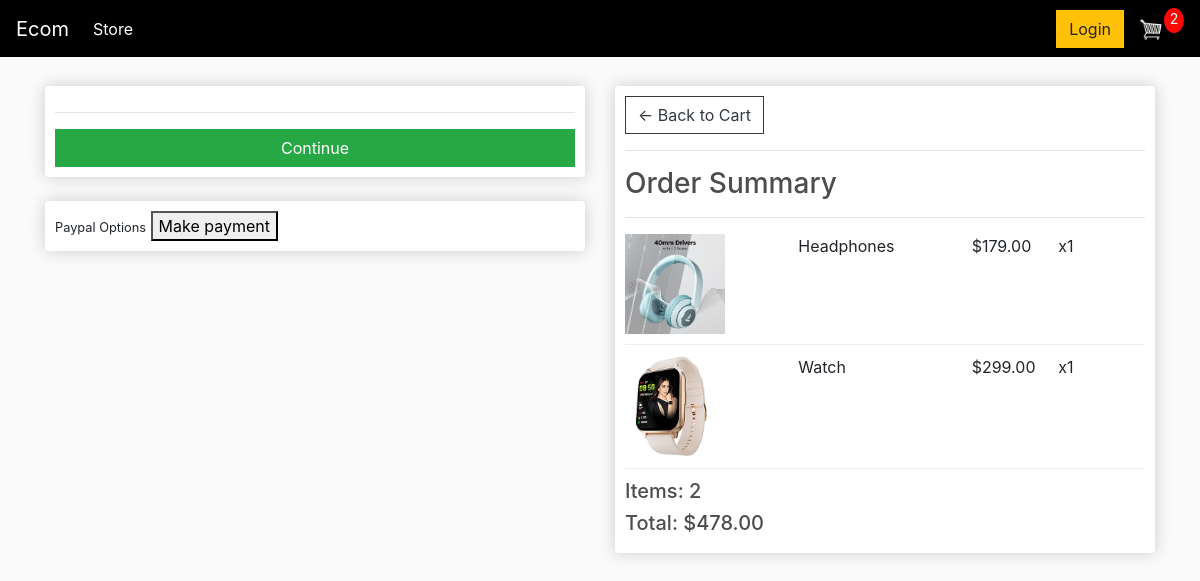
Screenshot of /checkout/ (signed in) with the database file from the repository.
### store/models.py (models this page shows, shortened)
class OrderItem(models.Model):
    product=models.ForeignKey(Product, on_delete=models.SET_NULL,blank=True, null=True)
    order=models.ForeignKey(Order, on_delete=models.SET_NULL,blank=True, null=True)
    quantity=models.IntegerField(default=0, null=True, blank=True)
    date_added=models.DateTimeField(auto_now_add=True)
    @property
    def get_total(self):
        total=self.product.price*self.quantity
        return total

class Product(models.Model):
    name=models.CharField(max_length=200, null=True)
    price=models.DecimalField(max_digits=7, decimal_places=2)
    digital=models.BooleanField(default=False, null=True,blank=True)
    image=models.ImageField(null=True,blank=True)
    @property
    def imageURL(self):
        try:
            url=self.image.url
        except:
            url=''
        return url

class  Order(models.Model):
    customer=models.ForeignKey(Customer, on_delete=models.SET_NULL,blank=True, null=True)
    date_orderd=models.DateTimeField(auto_now_add=True)
    complete=models.BooleanField(default=False,null=True,blank=False)
    transaction_id=models.CharField(max_length=200, null=True)
    @property
    def shipping(self):
        shipping=False
        orderitems= self.orderitem_set.all()
        for i in orderitems:
            if i.product.digital == False:
                shipping=True
        return shipping
    @property
    def get_cart_total(self):
        orderitems=self.orderitem_set.all()
        total=sum([item.get_total for item in orderitems])
        return total
    @property
    def get_cart_items(self):
        orderitems=self.orderitem_set.all()
        total=sum([item.quantity for item in orderitems])
        return total

### store/views.py (the view)
# urls.py: path('checkout/', views.checkout,name="checkout"),
def checkout(request):
	data = cartData(request)
	cartItems = data['cartItems']
	order = data['order']
	items = data['items']
	context = {'items':items, 'order':order, 'cartItems':cartItems}
	return render(request, 'store/checkout.html', context)

### store/utils.py (called while the page is built)
def cartData(request):
	if request.user.is_authenticated:
		customer = request.user.customer
		order, created = Order.objects.get_or_create(customer=customer, complete=False)
		items = order.orderitem_set.all()
		cartItems = order.get_cart_items
	else:
		cookieData = cookieCart(request)
		cartItems = cookieData['cartItems']
		order = cookieData['order']
		items = cookieData['items']
	return {'cartItems':cartItems ,'order':order, 'items':items}

### store/templates/store/checkout.html (shortened to what this page needs)
{% extends 'store/main.html' %}
{% load static %}
{% block content %}
     <div class="row">
		<div class="col-lg-6">
			<div class="box-element" id="form-wrapper">
				<form id="form">
					<hr>
					<input id="form-button" class="btn btn-success btn-block" type="submit" value="Continue">
				</form>
			</div>
			<br>
			<div class="box-element hidden" id="payment-info">
				<small>Paypal Options</small>
				<button id="make-payment">Make payment</button>
			</div>
		</div>
		<div class="col-lg-6">
			<div class="box-element">
				<a  class="btn btn-outline-dark" href="{% url 'cart' %}">&#x2190; Back to Cart</a>
				<hr>
				<h3>Order Summary</h3>
				<hr>
				{% for item in items %}
				<div class="cart-row">
					<div style="flex:2"><img class="row-image" src="{{item.product.imageURL}}"></div>
					<div style="flex:2"><p>{{item.product.name}}</p></div>
					<div style="flex:1"><p>${{item.product.price|floatformat:2}}</p></div>
					<div style="flex:1"><p>x{{item.quantity}}</p></div>
				</div>
				{% endfor %}
				<h5>Items:   {{order.get_cart_items}}</h5>
				<h5>Total:   ${{order.get_cart_total|floatformat:2}}</h5>
			</div>
		</div>
	</div>
{% endblock content %}

### static/css/main.css (style rules this page uses)
body { background-color: hsl(0, 0%, 98%); }
h1,h2,h3,h4,h5,h6 { color:hsl(0, 0%, 30%); }
.box-element { box-shadow:hsl(0, 0%, 80%) 0 0 16px; background-color: #fff; border-radius: 4px; padding: 10px; }
.col-lg-4, .col-lg-6, .col-lg-8, .col-lg-12 { margin-top: 5px; }
.btn { border-radius: 0; }
.row-image { width: 100px; }
.cart-row { display: flex; flex-direction: row; align-items: stretch; padding-bottom: 10px; margin-bottom: 10px; border-bottom: 1px solid #ececec; }

### rows the page displays
OrderItem: product.imageURL (picture), product.name "Headphones", product.price "179.00", quantity "1"
OrderItem: product.imageURL (picture), product.name "Watch", product.price "299.00", quantity "1"
Order: get_cart_items "2", get_cart_total "478.00"

### other values shown
{{ cartItems }} "2"
